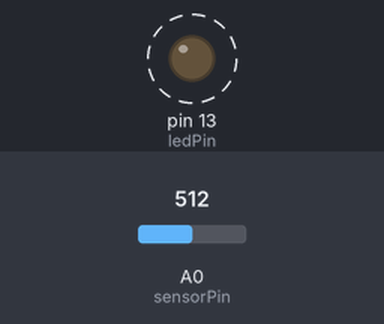
A sketch run on a simulated Arduino Uno, built with avr-gcc and run on an emulated ATmega328P. Parts: output pins drawn as LEDs (lit = HIGH). Dashed ring = blinking. Inputs (shaded band) come from the test bench; at power-on: A0 (sensorPin) = 512.

Above: at 1.8 s.
1.9 s: A0 (sensorPin) set to 306
At 2.2 s:
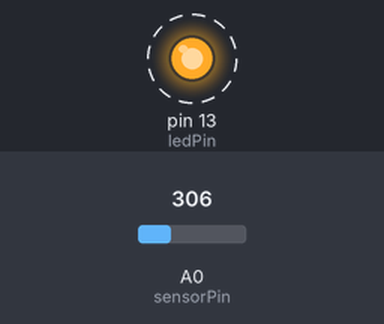
5.4 s: A0 (sensorPin) set to 122
At 5.57 s:
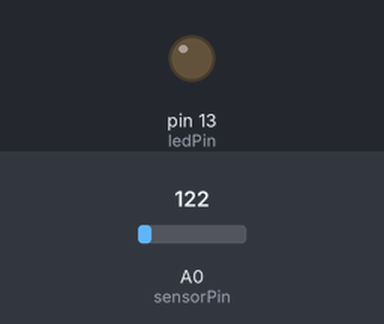
Timing chart, 0 to 14.9 s (numbered marks = the images above; inputs shaded):
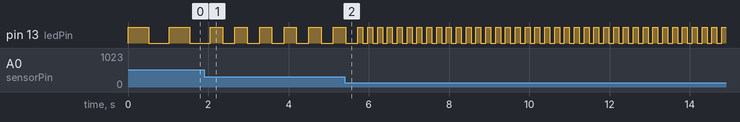

Measured:
- after the input at 1.9 s, pin 13 (ledPin): alternates HIGH for 0.31 s and LOW for 0.31 s, starting after 0.46 s
- by itself, pin 13 (ledPin): alternates HIGH for 0.51 s and LOW for 0.51 s

The sketch:

Circuit_02_IR.ino
```cpp
/*

Example sketch 02

POTENTIOMETER

  Measure the position of a potentiometer and use it to
  control the blink rate of an LED. Turn the knob to make
  it blink faster or slower!

What's a potentiometer?

  A potentiometer, or "pot" for short, is a control knob.
  It's the same type of control you'd use to change volume,
  dim a lamp, etc. A potentiometer changes resistance as it
  is turned. By using it as a "voltage divider", the Arduino
  can sense the position of the knob, and use that value to
  control whatever you wish (like the blink rate of an LED,
  as we're doing here).

Hardware connections:

  Potentiometer:

    Potentiometers have three pins. When we're using it as a
    voltage divider, we connect the outside pins to power and
    ground. The middle pin will be the signal (a voltage which
    varies from 0 Volts to 5 Volts depending on the position of
    the knob).

    Connect the middle pin to ANALOG IN pin 0 on the Arduino.
    Connect one of the outside pins to 5V.
    Connect the other outside pin to GND.

    (TIP: if once your program is running, the knob feels
    "backwards", you can swap the 5V and GND pins to reverse
    the direction.)

  LED:

    Most Arduinos already have an LED and resistor connected to
    pin 13, so you may not need any additional circuitry.

    But if you'd like to connect a second LED to pin 13, or use
    a different pin, follow these steps:

      Connect the positive side of your LED (longer leg) to
      Arduino digital pin 13 (or another digital pin, but don't
      forget to change the code to match).

      Connect the negative side of your LED (shorter leg) to a
      330 Ohm resistor (orange-orange-brown).

      Connect the other side of the resistor to ground.

This sketch was written by SparkFun Electronics,
with lots of help from the Arduino community.
This code is completely free for any use.
Visit http://www.arduino.cc to learn about the Arduino.

Version 2.0 6/2012 MDG
*/


// Welcome back! In this sketch we'll start using "variables".

// A variable is a named number. We'll often use these to store
// numbers that change, such as measurements from the outside
// world, or to make a sketch easier to understand (sometimes a
// descriptive name makes more sense than looking at a number).

// Variables can be different "data types", which is the kind of
// number we're using (can it be negative? Have a decimal point?)
// We'll introduce more data types later, but for the moment we'll
// stick with good old "integers" (called "int" in your sketch).

// Integers are whole numbers (0, 3, 5643), can be negative, and
// for reasons we won't go into right now, can range from -32768
// to 32767. (Don't worry, if you need to work with larger numbers,
// there are other data types for that. See:
// http://arduino.cc/en/Reference/VariableDeclaration
// for a list of all the data types you can use).

// You must "declare" variables before you use them, so that the
// computer knows about them. Here we'll declare two integer
// variables, and at the same time, initialize them to specific
// values. We're doing this so that further down, we can refer to
// the pins by name rather than number.

// Note that variable names are case-sensitive! If you get an
// "(variable) was not declared in this scope" error, double-check
// that you typed the name correctly.

// Here we're creating a variable called "sensorPin" of type "int"
// and initializing it to have the value "0":

int sensorPin = 0;    // The potentiometer is connected to
                      // analog pin 0

int ledPin = 13;      // The LED is connected to digital pin 13

// One more thing. If you declare variables outside of a function,
// as we have here, they are called "global variables" and can be
// seen by all the functions. If you declare variables within a
// function, they can only be seen within that function. It's good
// practice to "limit the scope" of a variable whenever possible,
// but as we're getting started, global variables are just fine.


void setup() // this function runs once when the sketch starts up
{
  // We'll be using pin 13 to light a LED, so we must configure it
  // as an output.

  // Because we already created a variable called ledPin, and
  // set it equal to 13, we can use "ledPin" in place of "13".
  // This makes the sketch easier to follow.

  pinMode(ledPin, OUTPUT);
  pinMode(sensorPin, OUTPUT);

  // The above line is the same as "pinMode(13, OUTPUT);"

  // You might be wondering why we're not also configuring
  // sensorPin as an input. The reason is that this is an
  // "analog in" pin. These pins have the special ability to
  // read varying voltages from sensors like the potentiometer.
  // Since they're always used as inputs, there is no need to
  // specifically configure them.
}


void loop() // this function runs repeatedly after setup() finishes
{
  // First we'll declare another integer variable
  // to store the value of the potentiometer:

  int sensorValue;

  float sensorVolts;
  float targetDistance;

  float res=0.00488;


  sensorValue = analogRead(sensorPin);

  sensorVolts = sensorValue * res;

  Serial.println("Sensor value in Counts:");
  Serial.println(sensorValue);
  Serial.println("Sensor voltage in Volts:");
  Serial.println(sensorVolts);

  // Now we'll blink the LED like in the first example, but we'll
  // use the sensorValue variable to change the blink speed
  // (the smaller the number, the faster it will blink).

  // Note that we're using the ledPin variable here as well:

  digitalWrite(ledPin, HIGH);     // Turn the LED on

  delay(sensorValue);             // Pause for sensorValue
                                  // milliseconds

  digitalWrite(ledPin, LOW);      // Turn the LED off

  delay(sensorValue);             // Pause for sensorValue
                                  // milliseconds #delay(10)

  // Remember that loop() repeats forever, so we'll do all this
  // again and again.
//hello world
}
```
